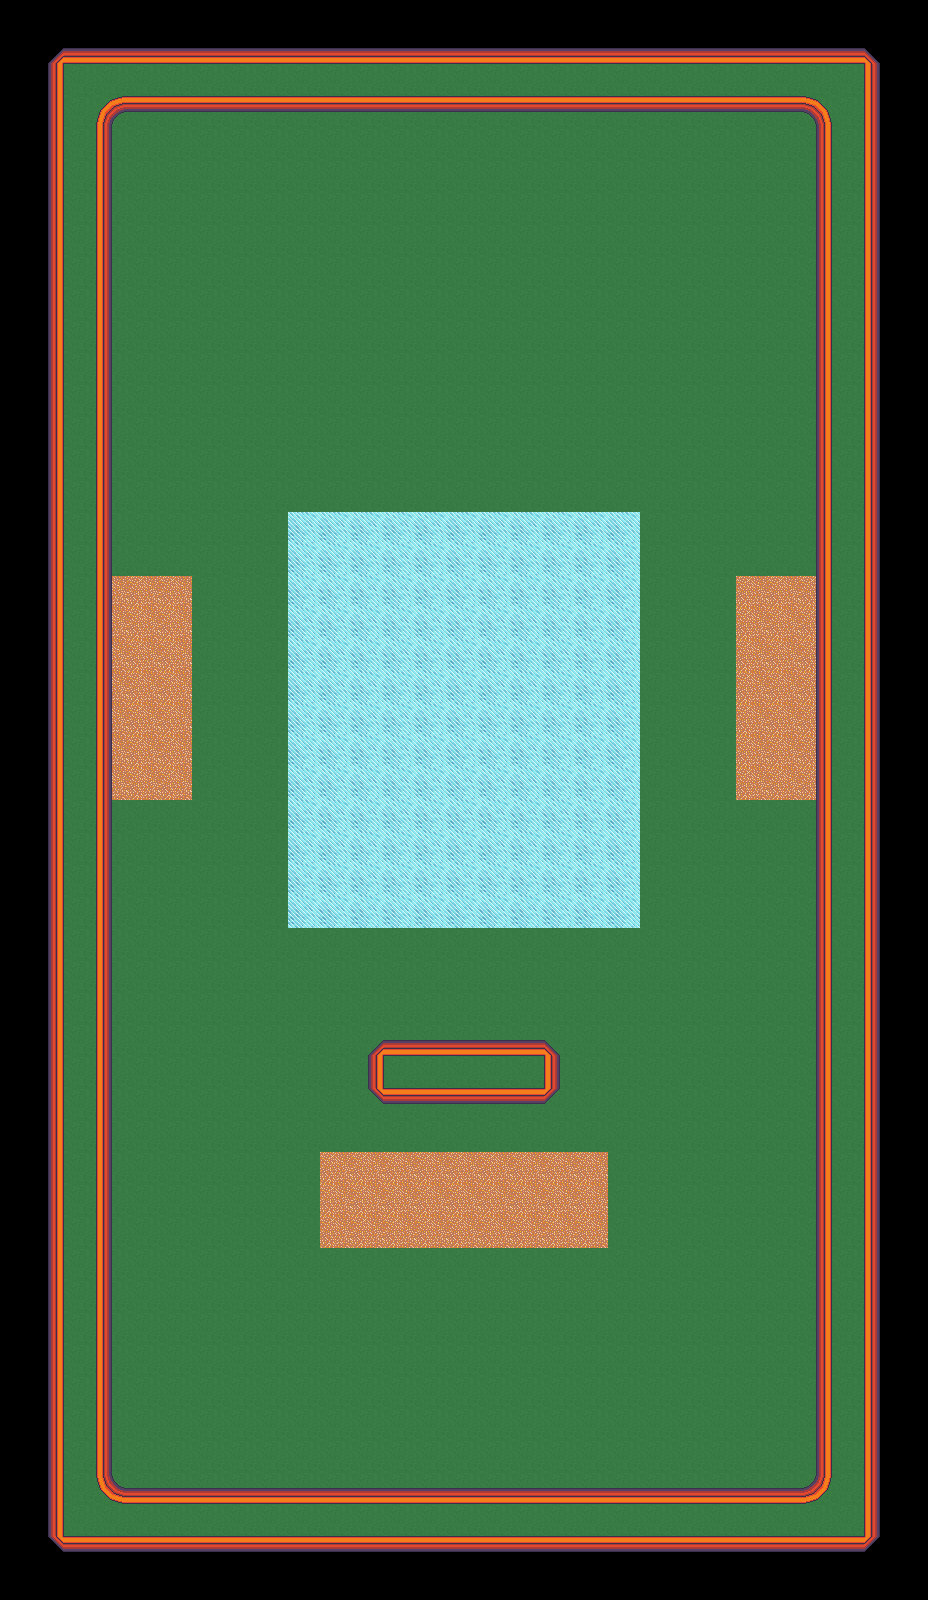

Tiled map render using the project's own tile images. Description and the map definition, with tile-layer contents summarised, below:
An orthogonal 29x50 tile map with 32x32 px tiles, 2 tile layers (ground, walls) and 20 objects (8x bumper, 4x tank, 2x catapult, 2x turret, exterior, ...).

<map version="1.0" tiledversion="1.1.4" orientation="orthogonal" renderorder="right-down" width="29" height="50" tilewidth="32" tileheight="32" infinite="0" nextobjectid="88">
 <properties>
  <property name="name" value="Going Swimming" />
  <property name="par" type="int" value="3" />
 </properties>
 <tileset firstgid="1" source="tileset.tsx" />
 <layer name="ground" width="29" height="50">
  <data>[1450 cells, 1150 non-empty, 3 distinct tile ids]</data>
 </layer>
 <layer name="walls" width="29" height="50">
  <data>[1450 cells, 292 non-empty, 12 distinct tile ids]</data>
 </layer>
 <objectgroup name="collision">
  <object id="80" x="560" y="1088">
   <polyline points="0,0 0,-32 -16,-48 -176,-48 -192,-32 -192,0 -176,16 -16,16 0,0" />
  </object>
  <object id="83" type="exterior" x="816" y="1480">
   <polyline points="0,0 0,-1360 -8,-1368 -696,-1368 -704,-1360 -704,0 -696,8 -8,8 0,0" />
  </object>
 </objectgroup>
 <objectgroup name="objects" opacity="0.88">
  <object id="8" type="tee" gid="183" x="448" y="1440" width="32" height="32">
   <properties>
    <property name="facing" type="int" value="0" />
   </properties>
  </object>
  <object id="17" type="hole" gid="169" x="448" y="256" width="32" height="32" />
  <object id="41" type="catapult" gid="171" x="736" y="1088" width="32" height="32" />
  <object id="46" type="bumper" gid="184" x="448" y="416" width="32" height="32" />
  <object id="62" type="tank" gid="185" x="448" y="192" width="32" height="32">
   <properties>
    <property name="color" value="magenta" />
    <property name="facing" type="int" value="90" />
   </properties>
  </object>
  <object id="63" type="tank" gid="186" x="736" y="896" width="32" height="32">
   <properties>
    <property name="color" value="blue" />
    <property name="facing" type="int" value="180" />
   </properties>
  </object>
  <object id="64" type="tank" gid="188" x="448" y="480" width="32" height="32">
   <properties>
    <property name="color" value="green" />
    <property name="facing" type="int" value="270" />
   </properties>
  </object>
  <object id="65" type="tank" gid="189" x="160" y="896" width="32" height="32">
   <properties>
    <property name="color" value="brown" />
    <property name="facing" type="int" value="270" />
   </properties>
  </object>
  <object id="68" type="bumper" gid="184" x="224" y="672" width="32" height="32" />
  <object id="70" type="bumper" gid="184" x="448" y="992" width="32" height="32" />
  <object id="71" type="bumper" gid="184" x="672" y="768" width="32" height="32" />
  <object id="73" type="catapult" gid="171" x="168" y="1088" width="32" height="32" />
  <object id="81" type="turret" gid="170" x="704" y="1376" width="32" height="32">
   <properties>
    <property name="facing" type="int" value="90" />
   </properties>
  </object>
  <object id="82" type="turret" gid="170" x="192" y="1376" width="32" height="32">
   <properties>
    <property name="facing" type="int" value="270" />
   </properties>
  </object>
  <object id="84" type="bumper" gid="184" x="544" y="288" width="32" height="32" />
  <object id="85" type="bumper" gid="184" x="352" y="288" width="32" height="32" />
  <object id="86" type="bumper" gid="184" x="400" y="352" width="32" height="32" />
  <object id="87" type="bumper" gid="184" x="496" y="352" width="32" height="32" />
 </objectgroup>
</map>
